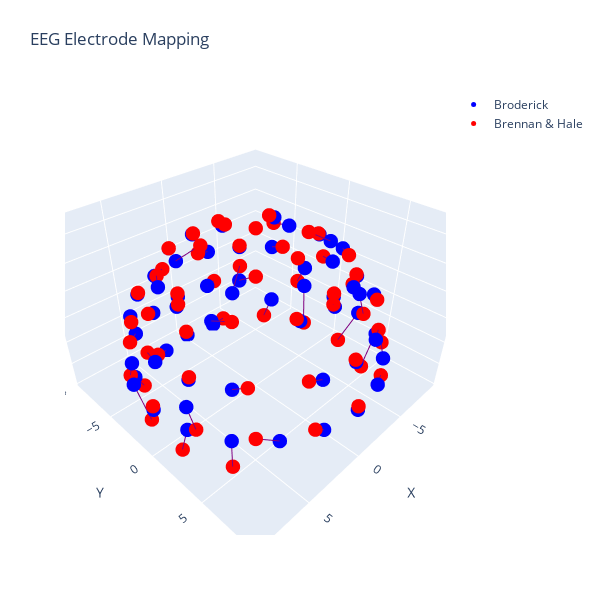

Here is the notebook cell this chart was saved with:
### Code cell
fig = go.Figure()

fig.add_trace(go.Scatter3d(
    x=br_cartesian[:, 0],
    y=br_cartesian[:, 1],
    z=br_cartesian[:, 2],
    mode='markers',
    marker=dict(size=5, color='blue'),
    name='Broderick'
))

fig.add_trace(go.Scatter3d(
    x=bh_cartesian[:, 0],
    y=bh_cartesian[:, 1],
    z=bh_cartesian[:, 2],
    mode='markers',
    marker=dict(size=5, color='red'),
    name='Brennan & Hale'
))


for p1, p2 in zip(br_cartesian, bh_cartesian):
    fig.add_trace(go.Scatter3d(
        x=[p1[0], p2[0]],
        y=[p1[1], p2[1]],
        z=[p1[2], p2[2]],
        mode='lines',
        line=dict(color='purple', width=2),
        showlegend=False
    ))


fig.update_layout(
    scene=dict(
        xaxis_title='X',
        yaxis_title='Y',
        zaxis_title='Z'
    ),
    title='EEG Electrode Mapping',
    autosize=False,
    width=600,
    height=600,
    margin=dict(l=65, r=50, b=65, t=90)
)

fig.show()

### Figure 1 — Plotly figure (JSON) as saved in the notebook; plotly's stock layout.template omitted (floating-point values rounded to 4 significant figures)
{"data": [{"marker": {"color": "blue", "size": 5}, "mode": "markers", "name": "Broderick", "type": "scatter3d", "x": [2.153e-16, 4.415, 4.415, 2.153e-16, -4.415, -4.415, 5.145e-16, 2.596, 6.798, 7.991, 8.402, 6.798, 4.939, 2.596, -2.596, -4.939, -6.798, -8.402, -7.991, -6.798, -2.596, 7.277, 8.554, 8.554, 7.08, 2.521, 4.995e-16, -2.521, -7.08, -8.554, -8.554, -7.277, 0, 3.964e-16, 2.478, 5.981, 6.474, 5.981, 2.478, 3.964e-16, -2.478, -5.981, -6.474, -5.981, -2.478, 5.508e-16, 2.779, 5.287, 8.442, 8.995, 8.442, 5.287, 2.779, 5.508e-16, -2.779, -5.287, -8.442, -8.995, -8.442, -5.287, -2.779], "y": [3.517, 2.549, -2.549, -3.517, -2.549, 2.549, 8.402, 7.991, 4.939, 2.596, 0, -4.939, -6.798, -7.991, -7.991, -6.798, -4.939, 0, 2.596, 4.939, 7.991, 5.287, 2.779, -2.779, -5.144, -7.758, -8.157, -7.758, -5.144, -2.779, 2.779, 5.287, 0, 6.474, 5.981, 2.478, 0, -2.478, -5.981, -6.474, -5.981, -2.478, 0, 2.478, 5.981, 8.995, 8.554, 7.277, 2.743, 0, -2.743, -7.277, -8.554, -8.995, -8.554, -7.277, -2.743, 0, 2.743, 7.277, 8.554], "z": [8.285, 7.417, 7.417, 8.285, 7.417, 7.417, 3.225, 3.225, 3.225, 3.225, 3.225, 3.225, 3.225, 3.225, 3.225, 3.225, 3.225, 3.225, 3.225, 3.225, 3.225, -0.3141, -0.3141, -0.3141, -2.101, -3.804, -3.804, -3.804, -2.101, -0.3141, -0.3141, -0.3141, 9, 6.252, 6.252, 6.252, 6.252, 6.252, 6.252, 6.252, 6.252, 6.252, 6.252, 6.252, 6.252, -0.3141, -0.3141, -0.3141, 1.485, -0.3141, 1.485, -0.3141, -0.3141, -0.3141, -0.3141, -0.3141, 1.485, -0.3141, 1.485, -0.3141, -0.3141]}, {"marker": {"color": "red", "size": 5}, "mode": "markers", "name": "Brennan & Hale", "type": "scatter3d", "x": [2.153e-16, 3.045, 3.045, 2.153e-16, -3.045, -3.045, 5.11e-16, 3.394, 6.201, 7.936, 8.299, 7.227, 4.905, 1.735, -1.735, -4.905, -7.227, -8.299, -7.936, -6.201, -3.394, 6.786, 8.159, 8.002, 6.346, 3.501, 5.073e-16, -3.501, -6.346, -8.002, -8.159, -6.786, 0, 3.897e-16, 2.588, 5.337, 6.364, 5.337, 2.588, 3.897e-16, -2.588, -5.337, -6.364, -5.337, -2.588, 5.511e-16, 3.371, 6.364, 8.345, 9, 8.345, 6.364, 3.371, 5.511e-16, -3.371, -6.364, -8.345, -9, -8.345, -6.364, -3.371], "y": [3.517, 1.758, -1.758, -3.517, -1.758, 1.758, 8.345, 7.623, 5.584, 2.579, -0.8723, -4.172, -6.751, -8.162, -8.162, -6.751, -4.172, -0.8723, 2.579, 5.584, 7.623, 4.752, 1.439, -2.144, -5.325, -7.508, -8.285, -7.508, -5.325, -2.144, 1.439, 4.752, 0, 6.364, 5.814, 3.466, 0, -3.466, -5.814, -6.364, -5.814, -3.466, 0, 3.466, 5.814, 9, 8.345, 6.364, 3.371, 0, -3.371, -6.364, -8.345, -9, -8.345, -6.364, -3.371, 0, 3.371, 6.364, 8.345], "z": [8.285, 8.285, 8.285, 8.285, 8.285, 8.285, 3.371, 3.371, 3.371, 3.371, 3.371, 3.371, 3.371, 3.371, 3.371, 3.371, 3.371, 3.371, 3.371, 3.371, 3.371, -3.517, -3.517, -3.517, -3.517, -3.517, -3.517, -3.517, -3.517, -3.517, -3.517, -3.517, 9, 6.364, 6.364, 6.364, 6.364, 6.364, 6.364, 6.364, 6.364, 6.364, 6.364, 6.364, 6.364, 5.511e-16, 5.511e-16, 5.511e-16, 5.511e-16, 5.511e-16, 5.511e-16, 5.511e-16, 5.511e-16, 5.511e-16, 5.511e-16, 5.511e-16, 5.511e-16, 5.511e-16, 5.511e-16, 5.511e-16, 5.511e-16]}, {"line": {"color": "purple", "width": 2}, "mode": "lines", "showlegend": false, "type": "scatter3d", "x": [2.153e-16, 2.153e-16], "y": [3.517, 3.517], "z": [8.285, 8.285]}, {"line": {"color": "purple", "width": 2}, "mode": "lines", "showlegend": false, "type": "scatter3d", "x": [4.415, 3.045], "y": [2.549, 1.758], "z": [7.417, 8.285]}, {"line": {"color": "purple", "width": 2}, "mode": "lines", "showlegend": false, "type": "scatter3d", "x": [4.415, 3.045], "y": [-2.549, -1.758], "z": [7.417, 8.285]}, {"line": {"color": "purple", "width": 2}, "mode": "lines", "showlegend": false, "type": "scatter3d", "x": [2.153e-16, 2.153e-16], "y": [-3.517, -3.517], "z": [8.285, 8.285]}, {"line": {"color": "purple", "width": 2}, "mode": "lines", "showlegend": false, "type": "scatter3d", "x": [-4.415, -3.045], "y": [-2.549, -1.758], "z": [7.417, 8.285]}, {"line": {"color": "purple", "width": 2}, "mode": "lines", "showlegend": false, "type": "scatter3d", "x": [-4.415, -3.045], "y": [2.549, 1.758], "z": [7.417, 8.285]}, {"line": {"color": "purple", "width": 2}, "mode": "lines", "showlegend": false, "type": "scatter3d", "x": [5.145e-16, 5.11e-16], "y": [8.402, 8.345], "z": [3.225, 3.371]}, {"line": {"color": "purple", "width": 2}, "mode": "lines", "showlegend": false, "type": "scatter3d", "x": [2.596, 3.394], "y": [7.991, 7.623], "z": [3.225, 3.371]}, {"line": {"color": "purple", "width": 2}, "mode": "lines", "showlegend": false, "type": "scatter3d", "x": [6.798, 6.201], "y": [4.939, 5.584], "z": [3.225, 3.371]}, {"line": {"color": "purple", "width": 2}, "mode": "lines", "showlegend": false, "type": "scatter3d", "x": [7.991, 7.936], "y": [2.596, 2.579], "z": [3.225, 3.371]}, {"line": {"color": "purple", "width": 2}, "mode": "lines", "showlegend": false, "type": "scatter3d", "x": [8.402, 8.299], "y": [0, -0.8723], "z": [3.225, 3.371]}, {"line": {"color": "purple", "width": 2}, "mode": "lines", "showlegend": false, "type": "scatter3d", "x": [6.798, 7.227], "y": [-4.939, -4.172], "z": [3.225, 3.371]}, {"line": {"color": "purple", "width": 2}, "mode": "lines", "showlegend": false, "type": "scatter3d", "x": [4.939, 4.905], "y": [-6.798, -6.751], "z": [3.225, 3.371]}, {"line": {"color": "purple", "width": 2}, "mode": "lines", "showlegend": false, "type": "scatter3d", "x": [2.596, 1.735], "y": [-7.991, -8.162], "z": [3.225, 3.371]}, {"line": {"color": "purple", "width": 2}, "mode": "lines", "showlegend": false, "type": "scatter3d", "x": [-2.596, -1.735], "y": [-7.991, -8.162], "z": [3.225, 3.371]}, {"line": {"color": "purple", "width": 2}, "mode": "lines", "showlegend": false, "type": "scatter3d", "x": [-4.939, -4.905], "y": [-6.798, -6.751], "z": [3.225, 3.371]}, {"line": {"color": "purple", "width": 2}, "mode": "lines", "showlegend": false, "type": "scatter3d", "x": [-6.798, -7.227], "y": [-4.939, -4.172], "z": [3.225, 3.371]}, {"line": {"color": "purple", "width": 2}, "mode": "lines", "showlegend": false, "type": "scatter3d", "x": [-8.402, -8.299], "y": [0, -0.8723], "z": [3.225, 3.371]}, {"line": {"color": "purple", "width": 2}, "mode": "lines", "showlegend": false, "type": "scatter3d", "x": [-7.991, -7.936], "y": [2.596, 2.579], "z": [3.225, 3.371]}, {"line": {"color": "purple", "width": 2}, "mode": "lines", "showlegend": false, "type": "scatter3d", "x": [-6.798, -6.201], "y": [4.939, 5.584], "z": [3.225, 3.371]}, {"line": {"color": "purple", "width": 2}, "mode": "lines", "showlegend": false, "type": "scatter3d", "x": [-2.596, -3.394], "y": [7.991, 7.623], "z": [3.225, 3.371]}, {"line": {"color": "purple", "width": 2}, "mode": "lines", "showlegend": false, "type": "scatter3d", "x": [7.277, 6.786], "y": [5.287, 4.752], "z": [-0.3141, -3.517]}, {"line": {"color": "purple", "width": 2}, "mode": "lines", "showlegend": false, "type": "scatter3d", "x": [8.554, 8.159], "y": [2.779, 1.439], "z": [-0.3141, -3.517]}, {"line": {"color": "purple", "width": 2}, "mode": "lines", "showlegend": false, "type": "scatter3d", "x": [8.554, 8.002], "y": [-2.779, -2.144], "z": [-0.3141, -3.517]}, {"line": {"color": "purple", "width": 2}, "mode": "lines", "showlegend": false, "type": "scatter3d", "x": [7.08, 6.346], "y": [-5.144, -5.325], "z": [-2.101, -3.517]}, {"line": {"color": "purple", "width": 2}, "mode": "lines", "showlegend": false, "type": "scatter3d", "x": [2.521, 3.501], "y": [-7.758, -7.508], "z": [-3.804, -3.517]}, {"line": {"color": "purple", "width": 2}, "mode": "lines", "showlegend": false, "type": "scatter3d", "x": [4.995e-16, 5.073e-16], "y": [-8.157, -8.285], "z": [-3.804, -3.517]}, {"line": {"color": "purple", "width": 2}, "mode": "lines", "showlegend": false, "type": "scatter3d", "x": [-2.521, -3.501], "y": [-7.758, -7.508], "z": [-3.804, -3.517]}, {"line": {"color": "purple", "width": 2}, "mode": "lines", "showlegend": false, "type": "scatter3d", "x": [-7.08, -6.346], "y": [-5.144, -5.325], "z": [-2.101, -3.517]}, {"line": {"color": "purple", "width": 2}, "mode": "lines", "showlegend": false, "type": "scatter3d", "x": [-8.554, -8.002], "y": [-2.779, -2.144], "z": [-0.3141, -3.517]}, {"line": {"color": "purple", "width": 2}, "mode": "lines", "showlegend": false, "type": "scatter3d", "x": [-8.554, -8.159], "y": [2.779, 1.439], "z": [-0.3141, -3.517]}, {"line": {"color": "purple", "width": 2}, "mode": "lines", "showlegend": false, "type": "scatter3d", "x": [-7.277, -6.786], "y": [5.287, 4.752], "z": [-0.3141, -3.517]}, {"line": {"color": "purple", "width": 2}, "mode": "lines", "showlegend": false, "type": "scatter3d", "x": [0, 0], "y": [0, 0], "z": [9, 9]}, {"line": {"color": "purple", "width": 2}, "mode": "lines", "showlegend": false, "type": "scatter3d", "x": [3.964e-16, 3.897e-16], "y": [6.474, 6.364], "z": [6.252, 6.364]}, {"line": {"color": "purple", "width": 2}, "mode": "lines", "showlegend": false, "type": "scatter3d", "x": [2.478, 2.588], "y": [5.981, 5.814], "z": [6.252, 6.364]}, {"line": {"color": "purple", "width": 2}, "mode": "lines", "showlegend": false, "type": "scatter3d", "x": [5.981, 5.337], "y": [2.478, 3.466], "z": [6.252, 6.364]}, {"line": {"color": "purple", "width": 2}, "mode": "lines", "showlegend": false, "type": "scatter3d", "x": [6.474, 6.364], "y": [0, 0], "z": [6.252, 6.364]}, {"line": {"color": "purple", "width": 2}, "mode": "lines", "showlegend": false, "type": "scatter3d", "x": [5.981, 5.337], "y": [-2.478, -3.466], "z": [6.252, 6.364]}, {"line": {"color": "purple", "width": 2}, "mode": "lines", "showlegend": false, "type": "scatter3d", "x": [2.478, 2.588], "y": [-5.981, -5.814], "z": [6.252, 6.364]}, {"line": {"color": "purple", "width": 2}, "mode": "lines", "showlegend": false, "type": "scatter3d", "x": [3.964e-16, 3.897e-16], "y": [-6.474, -6.364], "z": [6.252, 6.364]}, {"line": {"color": "purple", "width": 2}, "mode": "lines", "showlegend": false, "type": "scatter3d", "x": [-2.478, -2.588], "y": [-5.981, -5.814], "z": [6.252, 6.364]}, {"line": {"color": "purple", "width": 2}, "mode": "lines", "showlegend": false, "type": "scatter3d", "x": [-5.981, -5.337], "y": [-2.478, -3.466], "z": [6.252, 6.364]}, {"line": {"color": "purple", "width": 2}, "mode": "lines", "showlegend": false, "type": "scatter3d", "x": [-6.474, -6.364], "y": [0, 0], "z": [6.252, 6.364]}, {"line": {"color": "purple", "width": 2}, "mode": "lines", "showlegend": false, "type": "scatter3d", "x": [-5.981, -5.337], "y": [2.478, 3.466], "z": [6.252, 6.364]}, {"line": {"color": "purple", "width": 2}, "mode": "lines", "showlegend": false, "type": "scatter3d", "x": [-2.478, -2.588], "y": [5.981, 5.814], "z": [6.252, 6.364]}, {"line": {"color": "purple", "width": 2}, "mode": "lines", "showlegend": false, "type": "scatter3d", "x": [5.508e-16, 5.511e-16], "y": [8.995, 9], "z": [-0.3141, 5.511e-16]}, {"line": {"color": "purple", "width": 2}, "mode": "lines", "showlegend": false, "type": "scatter3d", "x": [2.779, 3.371], "y": [8.554, 8.345], "z": [-0.3141, 5.511e-16]}, {"line": {"color": "purple", "width": 2}, "mode": "lines", "showlegend": false, "type": "scatter3d", "x": [5.287, 6.364], "y": [7.277, 6.364], "z": [-0.3141, 5.511e-16]}, {"line": {"color": "purple", "width": 2}, "mode": "lines", "showlegend": false, "type": "scatter3d", "x": [8.442, 8.345], "y": [2.743, 3.371], "z": [1.485, 5.511e-16]}, {"line": {"color": "purple", "width": 2}, "mode": "lines", "showlegend": false, "type": "scatter3d", "x": [8.995, 9], "y": [0, 0], "z": [-0.3141, 5.511e-16]}, {"line": {"color": "purple", "width": 2}, "mode": "lines", "showlegend": false, "type": "scatter3d", "x": [8.442, 8.345], "y": [-2.743, -3.371], "z": [1.485, 5.511e-16]}, {"line": {"color": "purple", "width": 2}, "mode": "lines", "showlegend": false, "type": "scatter3d", "x": [5.287, 6.364], "y": [-7.277, -6.364], "z": [-0.3141, 5.511e-16]}, {"line": {"color": "purple", "width": 2}, "mode": "lines", "showlegend": false, "type": "scatter3d", "x": [2.779, 3.371], "y": [-8.554, -8.345], "z": [-0.3141, 5.511e-16]}, {"line": {"color": "purple", "width": 2}, "mode": "lines", "showlegend": false, "type": "scatter3d", "x": [5.508e-16, 5.511e-16], "y": [-8.995, -9], "z": [-0.3141, 5.511e-16]}, {"line": {"color": "purple", "width": 2}, "mode": "lines", "showlegend": false, "type": "scatter3d", "x": [-2.779, -3.371], "y": [-8.554, -8.345], "z": [-0.3141, 5.511e-16]}, {"line": {"color": "purple", "width": 2}, "mode": "lines", "showlegend": false, "type": "scatter3d", "x": [-5.287, -6.364], "y": [-7.277, -6.364], "z": [-0.3141, 5.511e-16]}, {"line": {"color": "purple", "width": 2}, "mode": "lines", "showlegend": false, "type": "scatter3d", "x": [-8.442, -8.345], "y": [-2.743, -3.371], "z": [1.485, 5.511e-16]}, {"line": {"color": "purple", "width": 2}, "mode": "lines", "showlegend": false, "type": "scatter3d", "x": [-8.995, -9], "y": [0, 0], "z": [-0.3141, 5.511e-16]}, {"line": {"color": "purple", "width": 2}, "mode": "lines", "showlegend": false, "type": "scatter3d", "x": [-8.442, -8.345], "y": [2.743, 3.371], "z": [1.485, 5.511e-16]}, {"line": {"color": "purple", "width": 2}, "mode": "lines", "showlegend": false, "type": "scatter3d", "x": [-5.287, -6.364], "y": [7.277, 6.364], "z": [-0.3141, 5.511e-16]}, {"line": {"color": "purple", "width": 2}, "mode": "lines", "showlegend": false, "type": "scatter3d", "x": [-2.779, -3.371], "y": [8.554, 8.345], "z": [-0.3141, 5.511e-16]}], "layout": {"autosize": false, "height": 600, "margin": {"b": 65, "l": 65, "r": 50, "t": 90}, "scene": {"xaxis": {"title": {"text": "X"}}, "yaxis": {"title": {"text": "Y"}}, "zaxis": {"title": {"text": "Z"}}}, "title": {"text": "EEG Electrode Mapping"}, "width": 600}}
